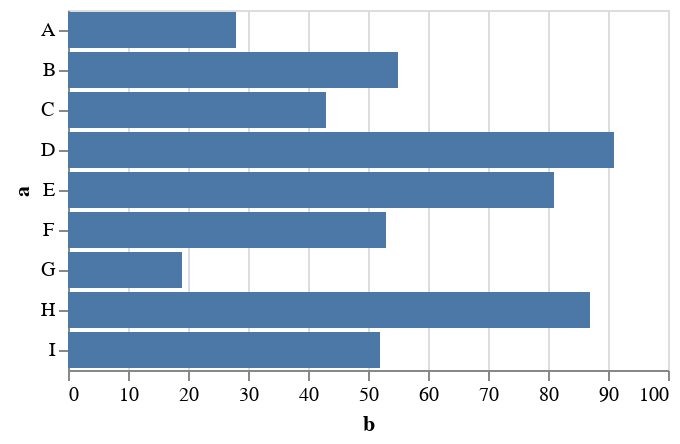

The cell this chart's notebook holds for it:
### Code cell
let spec = vl.markBar({ tooltip: true })
    .data([
      { a: "A", b: 28 }, { a: "B", b: 55 }, { a: "C", b: 43 },
      { a: "D", b: 91 }, { a: "E", b: 81 }, { a: "F", b: 53 },
      { a: "G", b: 19 }, { a: "H", b: 87 }, { a: "I", b: 52 },
    ])
    .encode(
      vl.x().fieldQ("b"),
      vl.y().fieldN("a"),
      vl.tooltip([vl.fieldQ("b"), vl.fieldN("a")])
    ).toSpec()

display({
    'application/vnd.vegalite.v5+json': spec
})

### Figure 1 — Vega-Lite specification as saved in the notebook (floating-point values rounded to 4 significant figures)
{"$schema": "https://vega.github.io/schema/vega-lite/v5.json", "data": {"values": [{"a": "A", "b": 28}, {"a": "B", "b": 55}, {"a": "C", "b": 43}, {"a": "D", "b": 91}, {"a": "E", "b": 81}, {"a": "F", "b": 53}, {"a": "G", "b": 19}, {"a": "H", "b": 87}, {"a": "I", "b": 52}]}, "encoding": {"tooltip": [{"field": "b", "type": "quantitative"}, {"field": "a", "type": "nominal"}], "x": {"field": "b", "type": "quantitative"}, "y": {"field": "a", "type": "nominal"}}, "mark": {"tooltip": true, "type": "bar"}}
